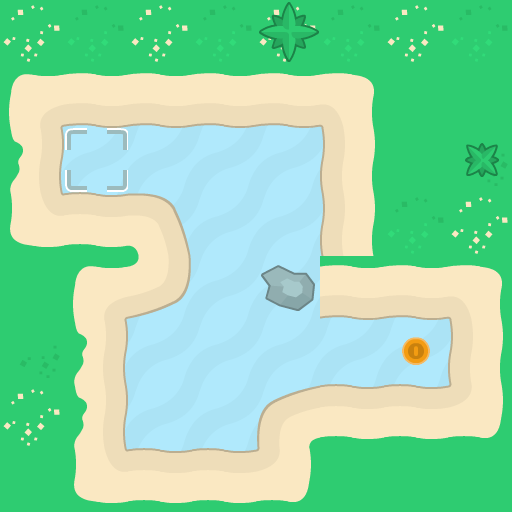

This is a level from a 2D game, rendered from its Tiled map with the project's own tilesets. A one-line summary and the complete map file follow:
An orthogonal 8x8 tile map with 64x64 px tiles, 4 tile layers (background, walls, foreground, objects).

<map version="1.10" tiledversion="1.11.2" orientation="orthogonal" renderorder="right-down" width="8" height="8" tilewidth="64" tileheight="64" infinite="0" nextlayerid="6" nextobjectid="1">
 <properties>
  <property name="character_bottom" value="[[16,0]]" />
  <property name="character_left" value="[[16,3]]" />
  <property name="character_right" value="[[16,2]]" />
  <property name="character_top" value="[[16,1]]" />
 </properties>
 <tileset firstgid="1" source="tiles_sheet.tsx" />
 <layer id="4" name="background" width="8" height="8">
  <data encoding="csv">
77,77,77,77,77,77,77,77,
77,77,77,77,77,77,77,77,
77,77,77,77,77,77,77,77,
77,77,77,77,77,77,77,77,
77,77,77,77,77,77,77,77,
77,77,77,77,77,77,77,77,
77,77,77,77,77,77,77,77,
77,77,77,77,77,77,77,77
</data>
 </layer>
 <layer id="1" name="walls" width="8" height="8">
  <data encoding="csv">
25,41,25,41,25,41,25,41,
38,58,58,58,58,39,24,24,
43,0,0,0,0,23,24,42,
55,7,9,0,0,23,41,25,
24,38,60,0,53,58,58,39,
42,43,0,0,0,0,0,23,
25,43,0,0,6,7,7,56,
24,55,7,7,56,24,24,24
</data>
 </layer>
 <layer id="5" name="foreground" width="8" height="8">
  <data encoding="csv">
0,0,0,0,75,0,0,0,
0,0,0,0,0,0,0,0,
0,0,0,0,0,0,0,76,
0,0,0,0,0,0,0,0,
0,0,0,0,0,0,0,0,
0,0,0,0,0,0,0,0,
0,0,0,0,0,0,0,0,
0,0,0,0,0,0,0,0
</data>
 </layer>
 <layer id="3" name="objects" width="8" height="8">
  <data encoding="csv">
0,0,0,0,0,0,0,0,
0,0,0,0,0,0,0,0,
0,102,0,0,0,0,0,0,
0,0,0,0,0,0,0,0,
0,0,0,0,0,0,0,0,
0,0,0,0,0,0,85,0,
0,0,0,0,0,0,0,0,
0,0,0,0,0,0,0,0
</data>
 </layer>
</map>
